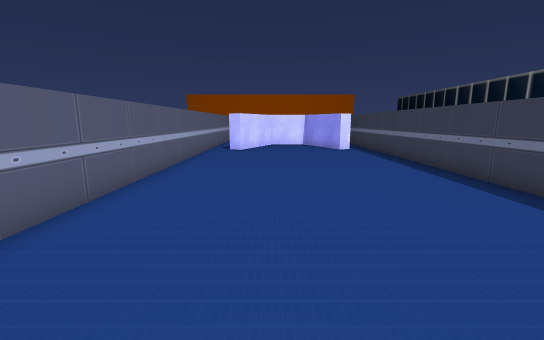
view 1 (above)

16 first-person views from a walk through a Unity game level. The camera is 1.5 m above the floor, tilts 10° down and sees 90° across. The floor is counted in squares, 1 m on a side. Each view is taken from the middle of a square. On the plan, view 1 faces up. The plan holds only what a view shows up to about 14 squares ahead; the rest is blank. The place goes on beyond the plan. The player is left out. Some animated figures are left out.

view 2
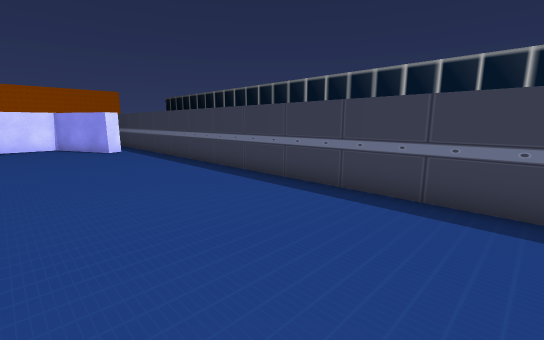

view 3
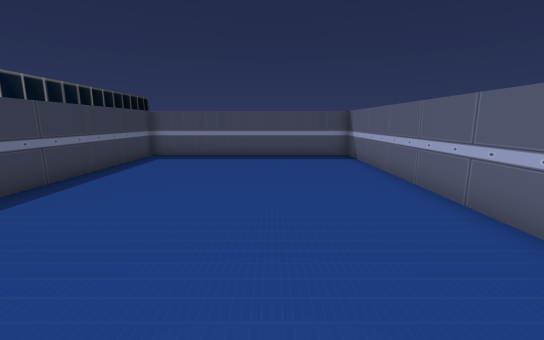

view 4
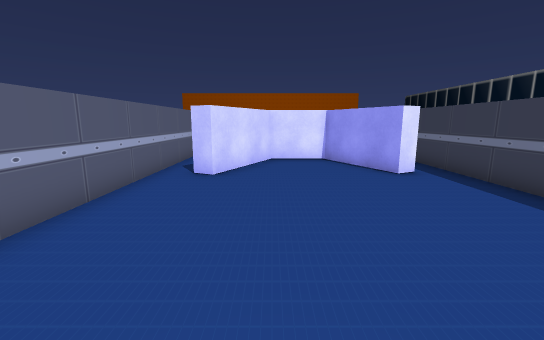

view 5
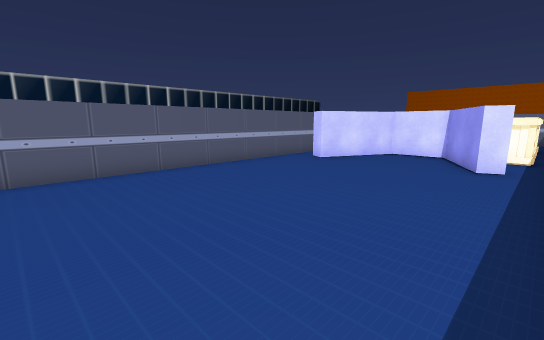

view 6
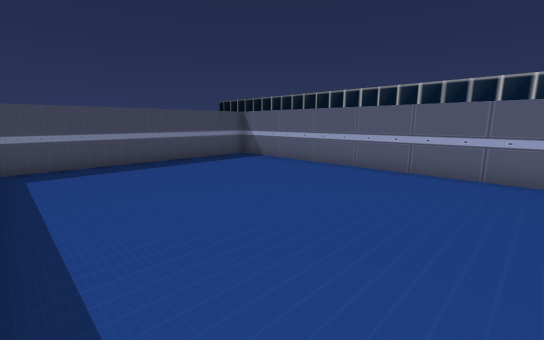

view 7
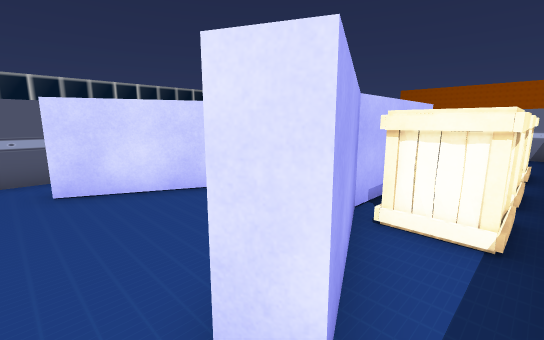

view 8
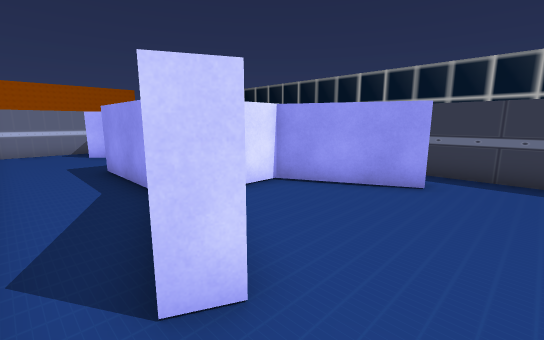

view 9
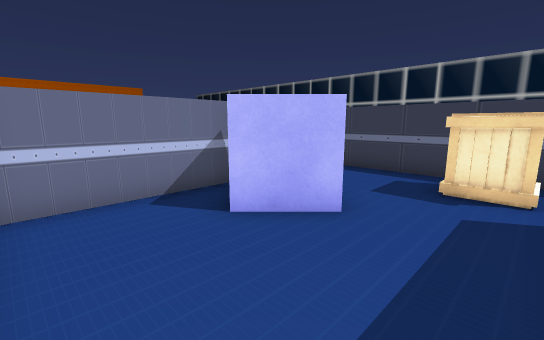

view 10
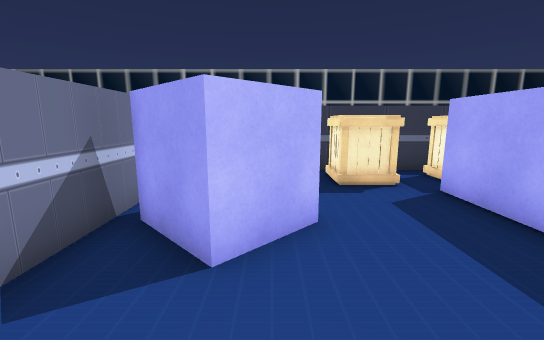

view 11
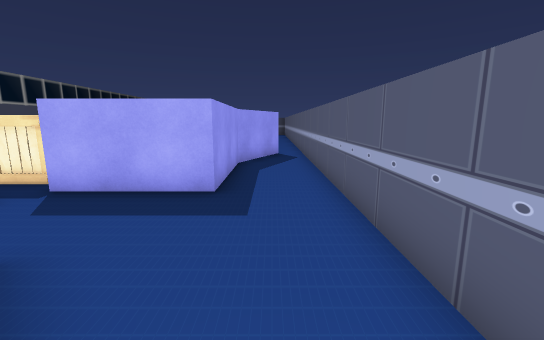

view 12
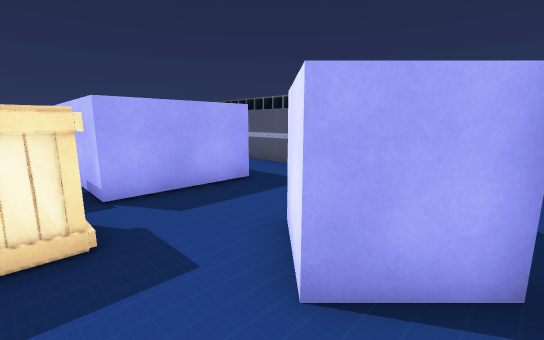

view 13
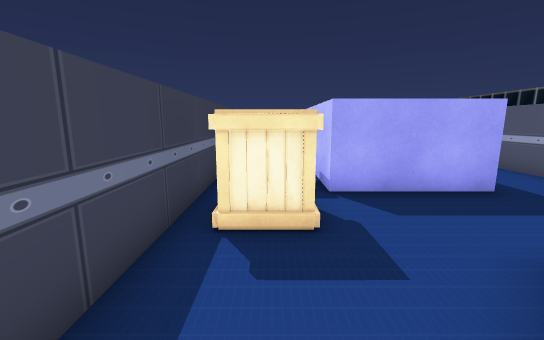

view 14
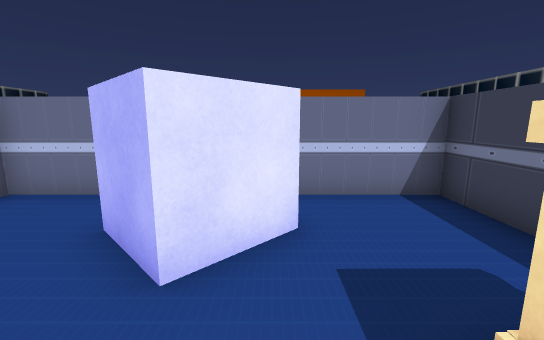

view 15
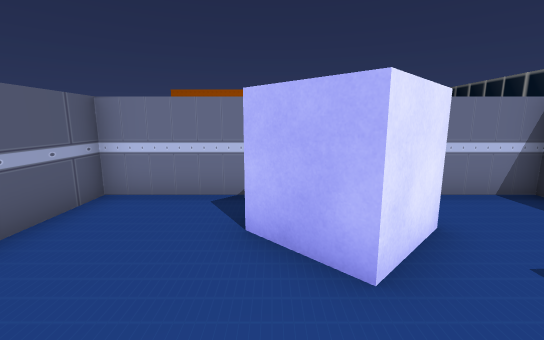

view 16
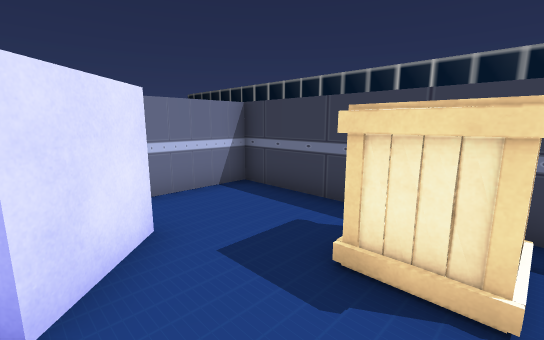

### Floor plan
Points are (right, up) in squares from view 1. A wall is a line through its corners. A room is listed if a view was taken in it or the views show most of it. See-through windows are left out.
Room 1 (views 1, 2, 3, 4, 5, 6, 7, 8)
walls: (-3.5, 14.5) (-3.5, -4.5) (5.5, -4.5) (5.5, 14.4); (4.3, 15.1) (3.7, 14.8) (2.2, 18) (-0.1, 18) (-1.7, 14.6) (-2.3, 14.9)
ways out: opening at (-3, 15) to room 2; opening at (5, 15) to room 2
Room 2 (views 9, 10, 11, 12, 13, 14, 15, 16)
walls: (1, 25.3) (-0.4, 26.6) (1, 28) (2.4, 26.7) (1, 25.3); (5.5, 20.6) (5.5, 28.5) (-3.5, 28.5) (-3.5, 14.5); (-2.3, 14.9) (-0.8, 18.1) (-0.8, 22.3) (2.8, 22.3) (2.8, 18.3) (4.3, 15.1); (5.5, 14.4) (5.5, 17.4)
ways out: opening at (-3, 15) to room 1; opening at (5, 15) to room 1
objects: other object (3, 23) to (5, 24); other object (4, 18) to (5, 19); other object (4, 20) to (5, 22)

Positions as (right, up) in squares from view 1, and headings:
1: (0, 0), facing up
2: (0, 0), facing up-right
3: (0, 8), facing down
4: (0, 7), facing up
5: (5, 5), facing up-left
6: (5, 6), facing down-left
7: (5, 14), facing up-left
8: (-3, 13), facing up-right
9: (-3, 23), facing up-right
10: (-3, 26), facing right
11: (-2, 28), facing down
12: (4, 28), facing down-left
13: (4, 28), facing down
14: (2, 23), facing up
15: (0, 23), facing up
16: (1, 23), facing up-right
